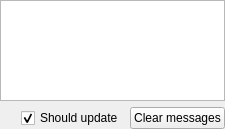
<?xml version="1.0" encoding="UTF-8"?>
<ui version="4.0">
 <class>VMTDAdapterForm</class>
 <widget class="QWidget" name="VMTDAdapterForm">
  <property name="geometry">
   <rect>
    <x>0</x>
    <y>0</y>
    <width>225</width>
    <height>129</height>
   </rect>
  </property>
  <property name="windowTitle">
   <string>Form</string>
  </property>
  <layout class="QVBoxLayout" name="verticalLayout">
   <property name="leftMargin">
    <number>0</number>
   </property>
   <property name="topMargin">
    <number>0</number>
   </property>
   <property name="rightMargin">
    <number>0</number>
   </property>
   <property name="bottomMargin">
    <number>0</number>
   </property>
   <item>
    <widget class="QPlainTextEdit" name="pteFlow"/>
   </item>
   <item>
    <layout class="QHBoxLayout" name="hl_1">
     <item>
      <spacer name="_1">
       <property name="orientation">
        <enum>Qt::Horizontal</enum>
       </property>
       <property name="sizeHint" stdset="0">
        <size>
         <width>40</width>
         <height>20</height>
        </size>
       </property>
      </spacer>
     </item>
     <item>
      <widget class="QCheckBox" name="chbShouldUpdate">
       <property name="text">
        <string>Should update</string>
       </property>
       <property name="checked">
        <bool>true</bool>
       </property>
      </widget>
     </item>
     <item>
      <widget class="QPushButton" name="pbClear">
       <property name="text">
        <string>Clear messages</string>
       </property>
      </widget>
     </item>
    </layout>
   </item>
  </layout>
 </widget>
 <resources/>
 <connections/>
</ui>
